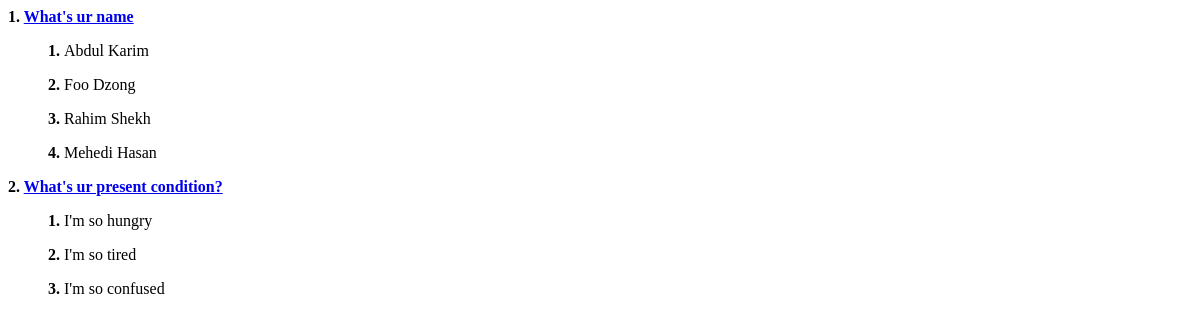
The page /polls/ on the database as committed earlier.
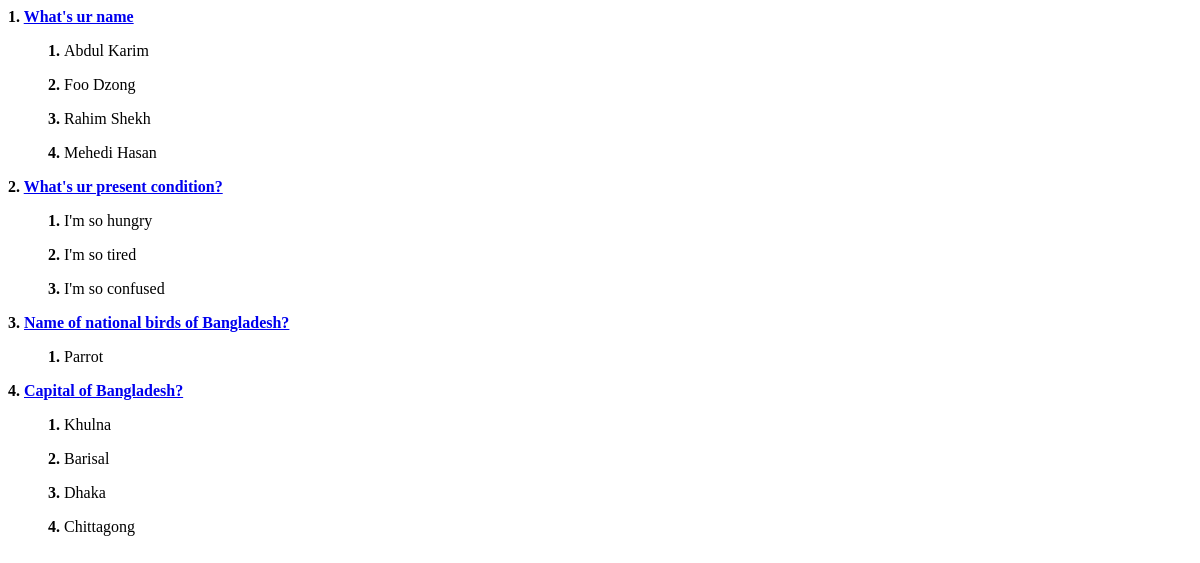
The same page on the database as committed later.
### polls/models.py (models this page shows, shortened)
class Question(models.Model):
    question_text = models.CharField(max_length=200)
    pub_date = models.DateTimeField('date published')

class Choice(models.Model):
    question = models.ForeignKey(Question)
    title = models.CharField(max_length=200)
    votes = models.IntegerField(default=0)
    class Meta:
        ordering = ['votes']

### polls/views.py (the view)
def index(request):
    lists = models.Question.objects.order_by()[:5]
    return render(request,'polls/index.html',{'lists':lists})

### polls/templates/polls/index.html (shortened to what this page needs)
{% if lists %}
        {% for list in lists %}
            <div>
                <b>{{ forloop.counter}}. <a href="{% url 'polls:details' list.id %}">{{ list.question_text}}</a></b>
            </div>
            {% for choice in list.choice_set.all %}
              <ul style="list-style:none;">
                   <li><b>{{forloop.counter}}. </b>{{ choice.title }}</li>
               </ul>
            {% endfor %}
        {% endfor %}
{% else %}
    <p>No polls are available</p>
{% endif %}

Rows that differ between the two databases and show on the page:
added Question: question_text "Name of national birds of Bangladesh?"
added Choice: title "Parrot", shown under "Name of national birds of Bangladesh?"
added Question: question_text "Capital of Bangladesh?"
added Choice: title "Khulna", shown under "Capital of Bangladesh?"
added Choice: title "Barisal", shown under "Capital of Bangladesh?"
added Choice: title "Dhaka", shown under "Capital of Bangladesh?"
added Choice: title "Chittagong", shown under "Capital of Bangladesh?"
